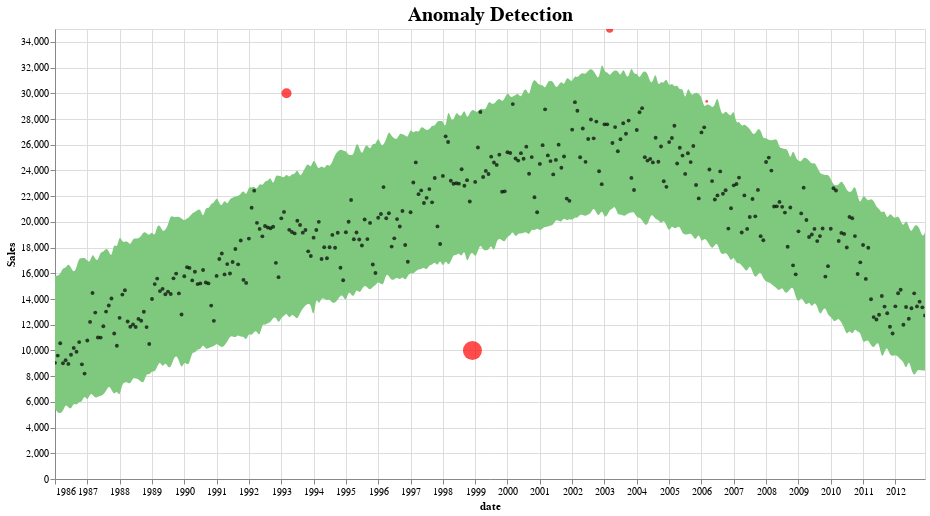

This figure's notebook cell:
### Code cell
def plot_anomalies(forecasted):
    interval = alt.Chart(forecasted).mark_area(interpolate="basis", color = '#7FC97F').encode(
    x=alt.X('ds:T',  title ='date'),
    y='yhat_upper',
    y2='yhat_lower',
    tooltip=['ds', 'fact', 'yhat_lower', 'yhat_upper']
    ).interactive().properties(
        title='Anomaly Detection'
    )

    fact = alt.Chart(forecasted[forecasted.anomaly==0]).mark_circle(size=15, opacity=0.7, color = 'Black').encode(
        x='ds:T',
        y=alt.Y('fact', title='Sales'),
        tooltip=['ds', 'fact', 'yhat_lower', 'yhat_upper']
    ).interactive()

    anomalies = alt.Chart(forecasted[forecasted.anomaly!=0]).mark_circle(size=30, color = 'Red').encode(
        x='ds:T',
        y=alt.Y('fact', title='Sales'),
        tooltip=['ds', 'fact', 'yhat_lower', 'yhat_upper'],
        size = alt.Size( 'importance', legend=None)
    ).interactive()

    return alt.layer(interval, fact, anomalies)\
              .properties(width=870, height=450)\
              .configure_title(fontSize=20)

plot_anomalies(pred)

### Figure 1 — Vega-Lite specification as saved in the notebook (floating-point values rounded to 4 significant figures; data arrays with more than 128 entries replaced by an {"elided": "..."} marker saying what was removed)
{"config": {"view": {"continuousWidth": 400, "continuousHeight": 300}, "title": {"fontSize": 20}}, "layer": [{"data": {"name": "data-81b02bc49fec9a5e24007841313e506d"}, "mark": {"type": "area", "color": "#7FC97F", "interpolate": "basis"}, "encoding": {"tooltip": [{"field": "ds", "type": "temporal"}, {"field": "fact", "type": "quantitative"}, {"field": "yhat_lower", "type": "quantitative"}, {"field": "yhat_upper", "type": "quantitative"}], "x": {"field": "ds", "title": "date", "type": "temporal"}, "y": {"field": "yhat_upper", "type": "quantitative"}, "y2": {"field": "yhat_lower"}}, "selection": {"selector001": {"type": "interval", "bind": "scales", "encodings": ["x", "y"]}}, "title": "Anomaly Detection"}, {"data": {"name": "data-37a35b3974219017402f9862470c5650"}, "mark": {"type": "circle", "color": "Black", "opacity": 0.7, "size": 15}, "encoding": {"tooltip": [{"field": "ds", "type": "temporal"}, {"field": "fact", "type": "quantitative"}, {"field": "yhat_lower", "type": "quantitative"}, {"field": "yhat_upper", "type": "quantitative"}], "x": {"field": "ds", "type": "temporal"}, "y": {"field": "fact", "title": "Sales", "type": "quantitative"}}, "selection": {"selector002": {"type": "interval", "bind": "scales", "encodings": ["x", "y"]}}}, {"data": {"name": "data-ffabf5104d6c469abc2481aced4604fe"}, "mark": {"type": "circle", "color": "Red", "size": 30}, "encoding": {"size": {"field": "importance", "legend": null, "type": "quantitative"}, "tooltip": [{"field": "ds", "type": "temporal"}, {"field": "fact", "type": "quantitative"}, {"field": "yhat_lower", "type": "quantitative"}, {"field": "yhat_upper", "type": "quantitative"}], "x": {"field": "ds", "type": "temporal"}, "y": {"field": "fact", "title": "Sales", "type": "quantitative"}}, "selection": {"selector003": {"type": "interval", "bind": "scales", "encodings": ["x", "y"]}}}], "height": 450, "width": 870, "$schema": "https://vega.github.io/schema/vega-lite/v4.17.0.json", "datasets": {"data-81b02bc49fec9a5e24007841313e506d": {"elided": "324 records"}, "data-37a35b3974219017402f9862470c5650": {"elided": "320 records"}, "data-ffabf5104d6c469abc2481aced4604fe": [{"ds": "1993-03-01T00:00:00", "trend": 18120.0, "yhat": 18120.0, "yhat_lower": 12980.0, "yhat_upper": 23750.0, "fact": 30000, "anomaly": 1, "importance": 0.2082}, {"ds": "1998-12-01T00:00:00", "trend": 23180.0, "yhat": 23180.0, "yhat_lower": 17690.0, "yhat_upper": 28770.0, "fact": 10000, "anomaly": -1, "importance": 0.769}, {"ds": "2003-03-01T00:00:00", "trend": 26130.0, "yhat": 26130.0, "yhat_lower": 20960.0, "yhat_upper": 31340.0, "fact": 35000, "anomaly": 1, "importance": 0.1047}, {"ds": "2006-03-01T00:00:00", "trend": 23830.0, "yhat": 23830.0, "yhat_lower": 18590.0, "yhat_upper": 29160.0, "fact": 29367, "anomaly": 1, "importance": 0.007114}]}}
